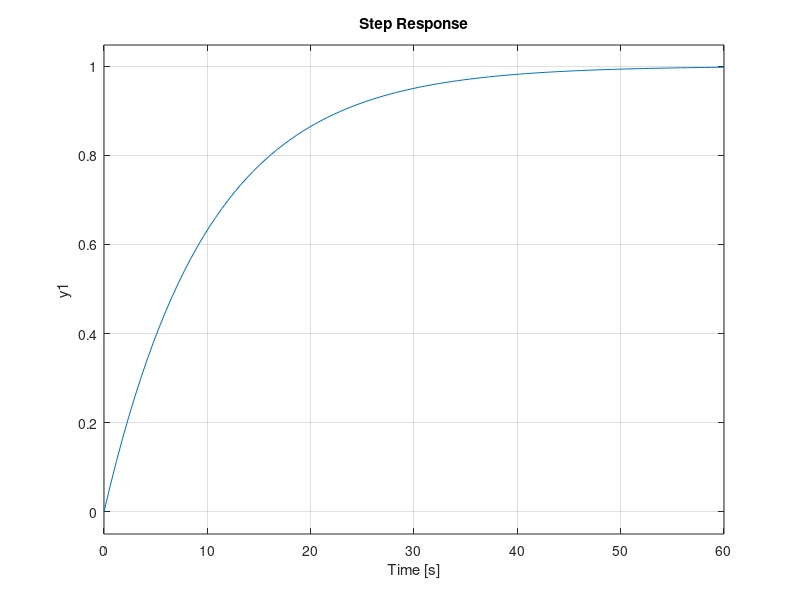

The MATLAB source for this figure:
 %gain of system =1
 k=1;
 res=10e3;
 c=1e-3;

 T=res*c;
 %transfare function
num=[0 k];
den=[T 1];

g=tf(num,den); 
hold on
step(g)
